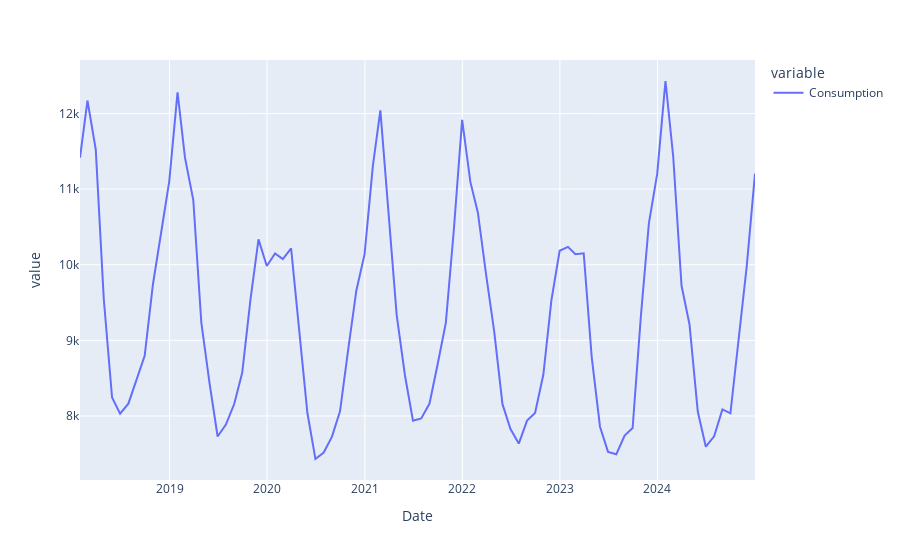

Notebook code cell kept with this figure:
### Code cell
fig=px.line(Monthly_consumption)
fig.show()
